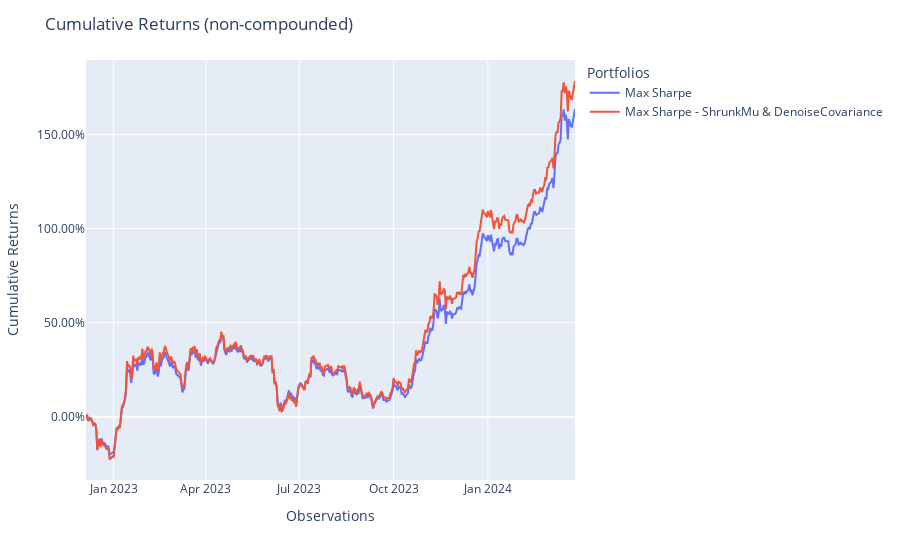

Notebook source saved alongside this figure:
### Code cell
#emperical prior
model = MeanRisk(
    risk_measure=RiskMeasure.VARIANCE,
    objective_function=ObjectiveFunction.MAXIMIZE_RATIO,
    prior_estimator=skfolio.prior.EmpiricalPrior(
        mu_estimator=skfolio.moments.ShrunkMu(), covariance_estimator=skfolio.moments.DenoiseCovariance()
    ),
    portfolio_params=dict(name="Max Sharpe - ShrunkMu & DenoiseCovariance"),
)
bench = MeanRisk(
    risk_measure=RiskMeasure.VARIANCE,
    objective_function=ObjectiveFunction.MAXIMIZE_RATIO,
    portfolio_params=dict(name="Max Sharpe"),
)
model.fit(X_train)
bench.fit(X_train)
population = skfolio.Population([bench.predict(X_test),model.predict(X_test)])
population.plot_cumulative_returns()

### Figure 1 — Plotly figure (JSON) as saved in the notebook; plotly's stock layout.template omitted (floating-point values rounded to 4 significant figures; data arrays with more than 128 entries replaced by an {"elided": "..."} marker saying what was removed)
{"data": [{"hovertemplate": "variable=Max Sharpe<br>index=%{x}<br>value=%{y}<extra></extra>", "legendgroup": "Max Sharpe", "line": {"color": "#636efa", "dash": "solid"}, "marker": {"symbol": "circle"}, "mode": "lines", "name": "Max Sharpe", "orientation": "v", "showlegend": true, "type": "scatter", "x": {"elided": "478 str values"}, "xaxis": "x", "y": {"elided": "478 float values"}, "yaxis": "y"}, {"hovertemplate": "variable=Max Sharpe - ShrunkMu & DenoiseCovariance<br>index=%{x}<br>value=%{y}<extra></extra>", "legendgroup": "Max Sharpe - ShrunkMu & DenoiseCovariance", "line": {"color": "#EF553B", "dash": "solid"}, "marker": {"symbol": "circle"}, "mode": "lines", "name": "Max Sharpe - ShrunkMu & DenoiseCovariance", "orientation": "v", "showlegend": true, "type": "scatter", "x": {"elided": "478 str values"}, "xaxis": "x", "y": {"elided": "478 float values"}, "yaxis": "y"}], "layout": {"legend": {"title": {"text": "Portfolios"}, "tracegroupgap": 0}, "margin": {"t": 60}, "title": {"text": "Cumulative Returns (non-compounded)"}, "xaxis": {"anchor": "y", "domain": [0, 1], "title": {"text": "Observations"}}, "yaxis": {"anchor": "x", "domain": [0, 1], "tickformat": ".2%", "title": {"text": "Cumulative Returns"}}}}
